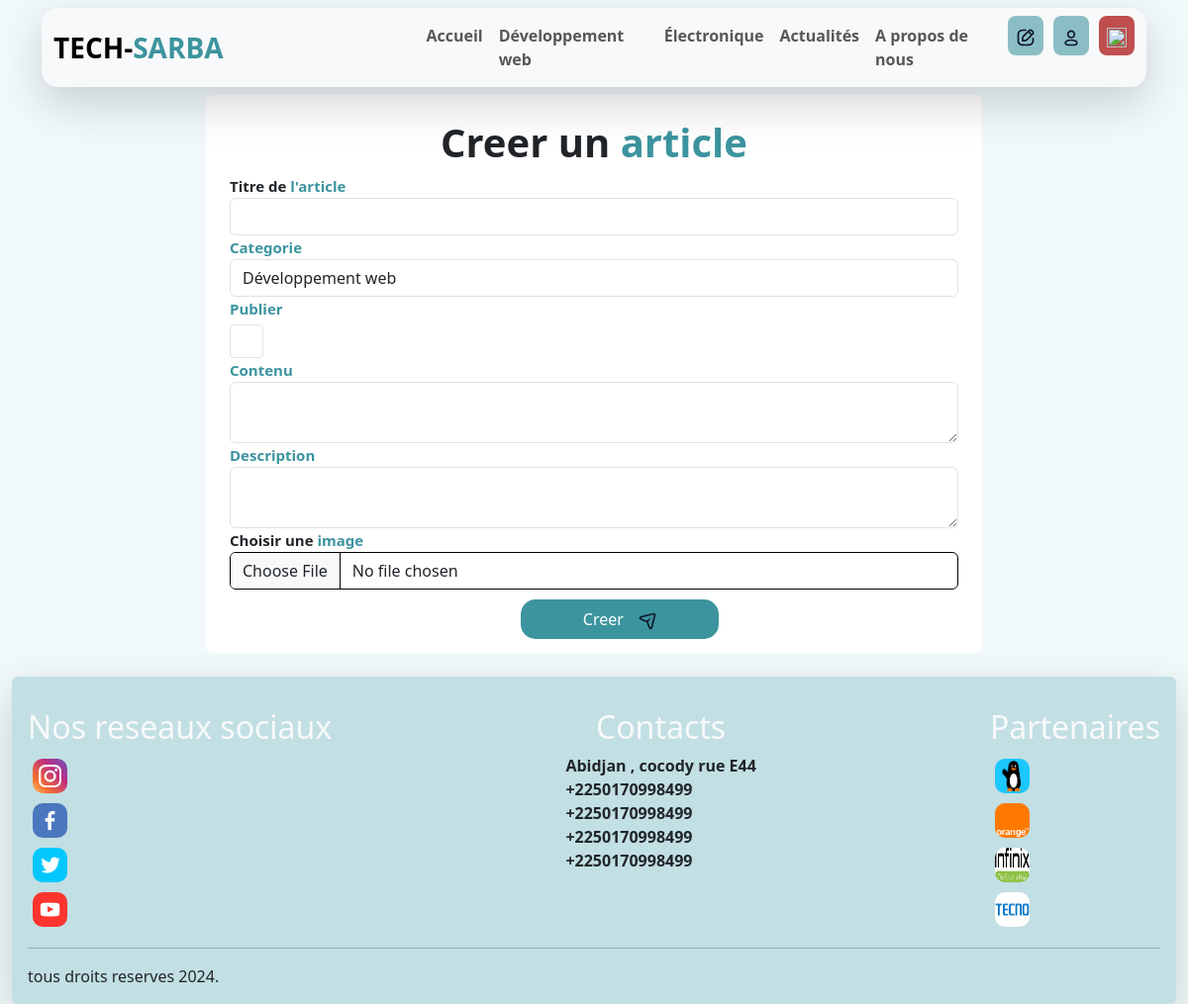
Screenshot of /create/ (signed in) with the database file from the repository.
### blog/models.py (models this page shows, shortened)
class Category(models.Model):
    title=models.CharField(max_length=200)
    description=models.CharField(max_length=200, null=True, blank=True)
    slug=models.SlugField()
    picture=models.ImageField(blank=True, upload_to='blog')
    class Meta:
        verbose_name="categorie"

### blog/views.py (the view, shortened to what this page needs)
# urls.py: path('create/',login_required(create_post),name="create"),
def create_post(request: HttpRequest):
    categories = Category.objects.all()
    return render(request, "blog/blog_form.html", context={"categories":categories})

### blog/templates/blog/blog_form.html (shortened to what this page needs)
{% extends "base.html" %}
{% block content %}
{% load static %}
<div class="col-md-8 col-ms-12 form-container bg-white p-4 rounded-2" >
    <h1 class="text-center fw-bold  ">Creer un <strong>article</strong></h1>
<form action="" method="post" enctype="multipart/form-data">
<label for="title" >Titre de <strong>l'article</strong> </label>
<input type="text" class="form-control" name="title" id="title">
<label for="category"><strong>Categorie</strong> </label>
<select class="form-control " name="category" id="category">
    {% for category in categories %}
    <option value="{{ category.id }}">{{ category.title }}</option>
{% endfor %}
</select>
<label for="published" class="form-check-label" ><strong>Publier</strong> </label>
<input type="checkbox" class="form-check-input" name="published" id="title" value="1">
<label for="published" ><strong>Contenu</strong> </label>
<textarea name="content" id="" class="form-control"></textarea>
<label for="description" ><strong>Description</strong></label>
<textarea name="description" id="" class="form-control"></textarea>
<label for="picture" >Choisir une <strong>image</strong> </label>
<input type="file"name='picture'class="form-control" >
    <button type="submit" class="edit_create_btn">Creer <img src="{% static 'icons/send.svg' %}" style="width: 20px; height: 20px; margin-left: 10px;" alt=""></button>
</form>
</div>
{% endblock content %}

### projetTest/templates/base.html (shortened to what this page needs)
{% load static %}
<!DOCTYPE html>
<html lang="en">
<head>
    <link rel="stylesheet" href="{% static 'css/style.css' %}">
    <link rel="stylesheet" href="{% static 'css/bootstrap.min.css' %}">
</head>
<body>
<div class="container">
   <nav class="navbar navbar-expand-lg rounded-4 bg-light shadow-lg mt-2 w-100">
    <div class="container-fluid">
        <a class="navbar-brand fw-bold fs-3" href="#" >TECH-<strong style="color: #3C949E;">SAR</strong><strong style="color:#3C949E;">BA</strong></a>
        <div class="collapse navbar-collapse" id="navbarSupportedContent">
            <ul class="navbar-nav me-auto mb-2 mb-lg-0" style="margin-left:20%; ">
                <li class="nav-item">
                    <a class="nav-link fw-bold  " id="links" aria-current="page" href="{% url 'posts:index' %} ">Accueil</a>
                </li>
                {% for category in categories %}
                <li class="nav-item ">
                    <a class="nav-link fw-bold "id="links" href="{% url 'posts:category' id=category.id  %}">
                        {{category.title}}
                    </a>
                </li>
                {% endfor %}
                <li class="nav-item">
                    <a class="nav-link fw-bold" id="links" href="{% url 'posts:apropos' %}">A propos de nous</a>
                </li>
                {% if request.user.is_authenticated %}
                    <li class="nav-item">
                     <a href="{% url 'posts:create'  %}" style="background-color: #3c949e93;" class="nav-link fw-bold btn rounded-3 border-0 text-white"> <img src="{% static 'icons/pen.svg' %}" alt="" style="width: 20px; height: 20px;"></a>
                      </li>
                      <li class="nav-item gap-1">
                        <a href="{% url 'compte:profile'  id=request.user.id %}" style="background-color: #3c949e93; margin-left: 10px;" class="nav-link fw-bold btn rounded-3 border-0 text-white">  <img src="{% static 'icons/user.svg' %}" style="width: 20px; height: 20px;" alt=""></a>
                   </li>
                    <li class="nav-item">
                        <form action="" method="post">
                            <a href="{% url 'compte:deconnexion'  %}" style="background-color: #c04e4e; margin-left:10px;" class="nav-link fw-bold btn rounded-3 border-0  text-white">  <img src="{% static 'icons/logout.svg' %}" style="width: 20px; height: 20px;" alt=""></a>
                        </form>
                       </li>
                {% endif %}
            </ul>
        </div>
    </div>
</nav>
</div>
    <div class="container-fluid w-100 mt-2" >
        {% block content %}
        {% endblock%}
    </div>
    <div class="container-fluid w-100 mt-4">
        {% block footer %}
        <footer class="rounded-2 p-3 shadow-lg">
            <div class="footer w-100 d-flex mt-3 justify-content-between">
                <div class="container-socials">
                    <h4 class="text-center text-light fs-2"> Nos reseaux sociaux </h4>
                    <li><a href=""></a><img src="{% static 'images/intagram.png' %}" style="width: 35px; height: 35px; margin: 5px; border-radius: 10px;" alt=""> </li>
                    <li><a href=""></a><img src="{% static 'images/facebook.png' %}" style="width: 35px; height: 35px; margin: 5px; border-radius: 10px;" alt=""></li>
                    <li><a href=""></a><img src="{% static 'images/twitter.png' %}" style="width: 35px; height: 35px; margin: 5px; border-radius: 10px;" alt=""></li>
                    <li><a href=""></a><img src="{% static 'images/youtube.png' %}" style="width: 35px; height: 35px; margin: 5px; border-radius: 10px;" alt=""></li>
                </div>
                <div class="container-socials">
                    <h4 class="text-center text-light fs-2"> Contacts </h4>
                    <li><a href=""></a>Abidjan , cocody rue E44</li>
                    <li><a href=""></a>+2250170998499</li>
                    <li><a href=""></a>+2250170998499</li>
                    <li><a href=""></a>+2250170998499</li>
                    <li><a href=""></a>+2250170998499</li>
                </div>
                <div class="container-socials">
                    <h4 class="text-center text-light fs-2"> Partenaires </h4>
                    <li class="list-group-item"><a href=""></a><img src="{% static 'images/wave.png' %}" style="width: 35px; height: 35px; margin: 5px; border-radius: 10px;" alt=""></li>
                    <li class="list-group-item"><a href=""></a><img src="{% static 'images/orange.png' %}" style="width: 35px; height: 35px; margin: 5px; border-radius: 10px;" alt=""></li>
                    <li class="list-group-item"><a href=""></a><img src="{% static 'images/infinix.png' %}" style="width: 35px; height: 35px; margin: 5px; border-radius: 10px;" alt=""></li>
                    <li class="list-group-item"><a href=""></a><img src="{% static 'images/tecno.png' %}" style="width: 35px; height: 35px; margin: 5px; border-radius: 10px;" alt=""></li>
                </div>
            </div>
            <hr>
          tous droits reserves 2024.
        </footer>
        {% endblock footer %}
    </div>
</body>
</html>

### blog/static/css/style.css (style rules this page uses)
body { background-color: #F1F9FB !important; }
h1 { font-weight: bold; }
input { box-shadow:none !important; }
.form-container { margin: 0 auto; }
strong { color: #3C949E; }
footer { background-color: #3c949e42; }
hr { color: #fff; }
input , textarea { display: block; padding: 1rem; width:100%; border: none; border-radius: 15px; box-shadow: 10px 1px black; -webkit-box-shadow: 3px 4px 36px -23px rgba(0,0,0,0.75); -moz-box-shadow: 3px 4px 36px -23px rgba(0,0,0,0.75); box-shadow: 3px 4px 36px -23px rgba(0,0,0,0.75); outline: none; }
label { font-size: 15px; font-weight: bold; }
.edit_create_btn { width: 200px; height: auto; color: #fff; border-radius: 15px; border: none; -webkit-box-shadow: 3px 4px 36px -23px rgba(0,0,0,0.75); -moz-box-shadow: 3px 4px 36px -23px rgba(0,0,0,0.75); box-shadow: 3px 4px 36px -23px rgba(0,0,0,0.75); background-color: #3C949E; position: relative; left: 40%; top: 10px; padding: 8px; }
input[type="file"] { border: 1px solid black; }
textarea { box-shadow: none !important; }
footer .container-socials li { list-style-type: none; font-weight: bold; }

### rows the page displays
Category: title "Développement web"
Category: title "Électronique"
Category: title "Actualités"

### other values shown
form field category "Développement web"
